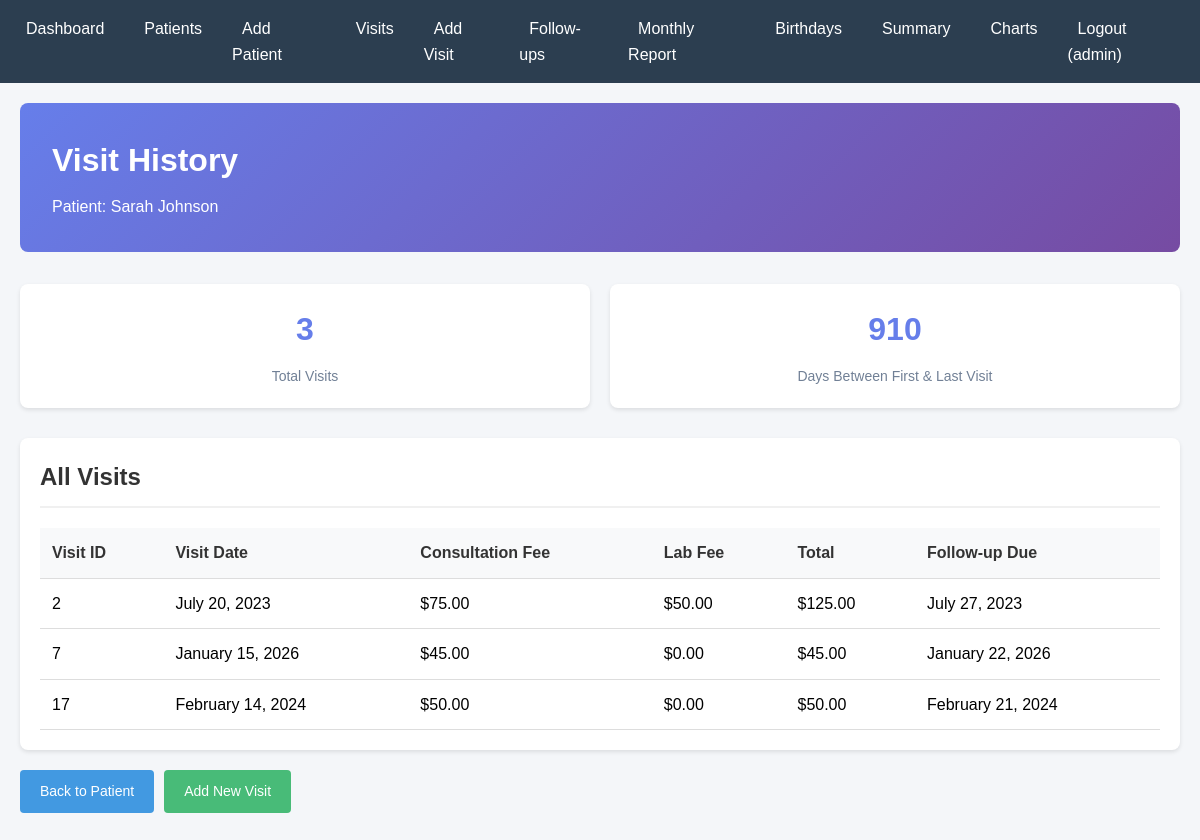
Screenshot of /visits/patient_visits.php?id=2 (signed in) with the database file from the repository.
### tables this page shows
CREATE TABLE patients (
    patient_id INT PRIMARY KEY AUTO_INCREMENT,
    name VARCHAR(100) NOT NULL,
    dob DATE NOT NULL,
    join_date DATE NOT NULL,
    phone VARCHAR(15) NOT NULL,
    address TEXT
);

CREATE TABLE visits (
    visit_id INT PRIMARY KEY AUTO_INCREMENT,
    patient_id INT NOT NULL,
    visit_date DATE NOT NULL,
    consultation_fee DECIMAL(10,2) DEFAULT 0.00,
    lab_fee DECIMAL(10,2) DEFAULT 0.00,
    follow_up_due DATE,
    FOREIGN KEY (patient_id) REFERENCES patients(patient_id)
);

### visits/patient_visits.php (the view, shortened to what this page needs)
<?php
require_once '../config/db.php';
require_once '../includes/header.php';
$patient_id = isset($_GET['id']) ? intval($_GET['id']) : 0;
$patient_sql = "SELECT
    name,
    (SELECT COUNT(*) FROM visits WHERE patient_id = $patient_id) as total_visits,
    (SELECT DATEDIFF(MAX(visit_date), MIN(visit_date)) FROM visits WHERE patient_id = $patient_id) as days_between_visits
FROM patients
WHERE patient_id = $patient_id";
$patient = $conn->query($patient_sql)->fetch_assoc();
$visits_sql = "SELECT
    visit_id,
    DATE_FORMAT(visit_date, '%M %d, %Y') as visit_date,
    consultation_fee,
    lab_fee,
    consultation_fee + lab_fee as total,
    DATE_FORMAT(follow_up_due, '%M %d, %Y') as followup
FROM visits
WHERE patient_id = $patient_id
ORDER BY visit_date DESC";
$visits = $conn->query($visits_sql);
?>
<header>
    <h1>Visit History</h1>
    <p>Patient: <?php echo htmlspecialchars($patient['name']); ?></p>
</header>
<div class="stats-grid">
    <div class="stat-card">
        <h3><?php echo $patient['total_visits']; ?></h3>
        <p>Total Visits</p>
    </div>
    <div class="stat-card">
        <h3><?php echo $patient['days_between_visits'] ?: 0; ?></h3>
        <p>Days Between First & Last Visit</p>
    </div>
</div>
<div class="card">
    <div class="card-header">
        <h2>All Visits</h2>
    </div>
    <table>
        <thead>
            <tr>
                <th>Visit ID</th>
                <th>Visit Date</th>
                <th>Consultation Fee</th>
                <th>Lab Fee</th>
                <th>Total</th>
                <th>Follow-up Due</th>
            </tr>
        </thead>
        <tbody>
            <?php while ($visit = $visits->fetch_assoc()): ?>
            <tr>
                <td><?php echo $visit['visit_id']; ?></td>
                <td><?php echo $visit['visit_date']; ?></td>
                <td>$<?php echo number_format($visit['consultation_fee'], 2); ?></td>
                <td>$<?php echo number_format($visit['lab_fee'], 2); ?></td>
                <td>$<?php echo number_format($visit['total'], 2); ?></td>
                <td><?php echo $visit['followup']; ?></td>
            </tr>
            <?php endwhile; ?>
        </tbody>
    </table>
</div>
<div class="actions">
    <a href="../patients/view.php?id=<?php echo $patient_id; ?>" class="btn btn-info">Back to Patient</a>
    <a href="add.php?patient_id=<?php echo $patient_id; ?>" class="btn btn-success">Add New Visit</a>
</div>
<?php require_once '../includes/footer.php'; ?>

### css/style.css (style rules this page uses)
* { margin: 0; padding: 0; box-sizing: border-box; }
body { font-family: Arial, sans-serif; background-color: #f4f6f9; line-height: 1.6; }
header { background: linear-gradient(135deg, #667eea 0%, #764ba2 100%); color: white; padding: 2rem; margin-bottom: 2rem; border-radius: 8px; }
header h1 { font-size: 2rem; margin-bottom: 0.5rem; }
.card { background: white; border-radius: 8px; box-shadow: 0 2px 4px rgba(0,0,0,0.1); padding: 20px; margin-bottom: 20px; }
.card-header { border-bottom: 2px solid #f0f0f0; padding-bottom: 10px; margin-bottom: 20px; }
.card-header h2 { color: #333; font-size: 1.5rem; }
table { width: 100%; border-collapse: collapse; margin-top: 10px; }
table th, table td { padding: 12px; text-align: left; border-bottom: 1px solid #ddd; }
table th { background-color: #f8f9fa; font-weight: bold; color: #333; }
.btn { display: inline-block; padding: 10px 20px; border: none; border-radius: 4px; cursor: pointer; text-decoration: none; font-size: 14px; transition: background-color 0.3s; }
.btn-success { background-color: #48bb78; color: white; }
.btn-info { background-color: #4299e1; color: white; }
.stats-grid { display: grid; grid-template-columns: repeat(auto-fit, minmax(200px, 1fr)); gap: 20px; margin-bottom: 30px; }
.stat-card { background: white; padding: 20px; border-radius: 8px; box-shadow: 0 2px 4px rgba(0,0,0,0.1); text-align: center; }
.stat-card h3 { font-size: 2rem; color: #667eea; margin-bottom: 10px; }
.stat-card p { color: #718096; font-size: 14px; }
.actions { display: flex; gap: 10px; margin-bottom: 20px; }

### rows the page displays
patients: name "Sarah Johnson"
visits: visit_id "2", visit_date "July 20, 2023", consultation_fee "75.00", lab_fee "50.00", total "125.00", followup "July 27, 2023"
visits: visit_id "7", visit_date "January 15, 2026", consultation_fee "45.00", lab_fee "0.00", total "45.00", followup "January 22, 2026"
visits: visit_id "17", visit_date "February 14, 2024", consultation_fee "50.00", lab_fee "0.00", total "50.00", followup "February 21, 2024"

### other values shown
$_SESSION['username'] "admin"
$patient['total_visits'] "3"
$patient['days_between_visits'] ?: 0 "910"
